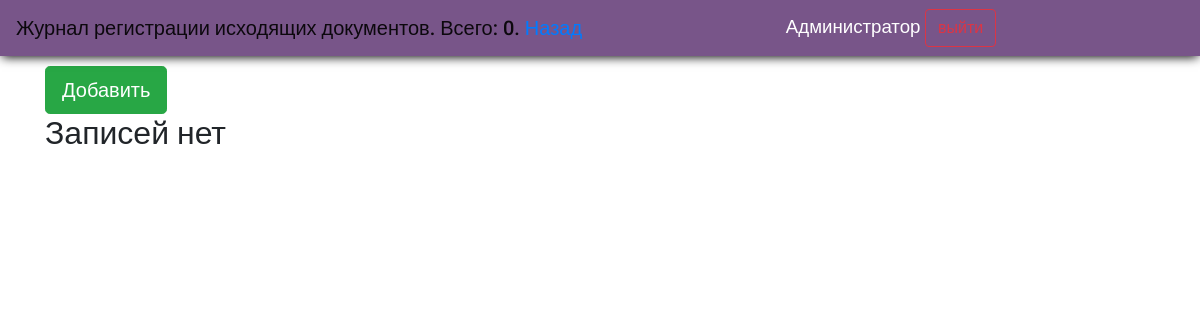
/journals/outbound_docs/ (signed in), run on an earlier commit of the app's database.
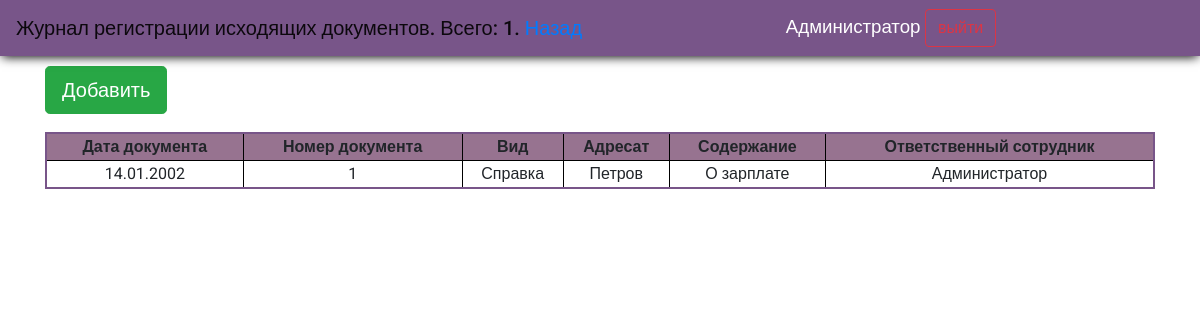
And on a later commit of the database.
### reg_jounals/models.py (models this page shows, shortened)
class OutBoundDocument(models.Model):
    doc_type = models.CharField(default='Письмо', max_length=100, help_text="Введите вид документа (письмо, справка, и.т.д)", verbose_name='Вид', db_index=True)
    doc_date = models.DateField(help_text="Введите дату документа", verbose_name='Дата документа', db_index=True)
    doc_dest =  models.CharField(max_length=256, help_text="Введите адресата", verbose_name='Получатель (адресат)')
    doc_additionalData = models.CharField(default='none', max_length=256, help_text="Введите содержание документа", verbose_name='Содержание документа')
    doc_res_officer = models.CharField(blank=True, editable=False,  max_length=256, help_text="Сотрудник, который внес документ в систему ", verbose_name='Ответственный сотрудник')
    class Meta:
        ordering = ["id"]
        verbose_name = 'Исходящий документ'
        verbose_name_plural = 'Исходящие документы'

### reg_jounals/views.py (the view)
# urls.py: path('outbound_docs/', views.outbound_docs, name='outbound'),
def outbound_docs(request):
    if request.user.is_authenticated:
        auth = request.user.is_authenticated
        documents = OutBoundDocument.objects.all()
        count = len(documents)
        method = str(request.method)
        usr = str(request.user.first_name)
        i = 0
        return render(request, 'reg_jounals/outbound_docs.html', context={'documents':documents, 'count':count, 'auth':auth, 'i':i})
    else:
        return render(request, 'reg_jounals/no_auth.html')

### reg_jounals/templates/reg_jounals/outbound_docs.html (shortened to what this page needs)
{%extends "reg_jounals/index.html" %}
{%block header%} Журнал регистрации исходящих документов. Всего: {{count}}. <a href="../">Назад</a> {%endblock%}
{%block content%}
<a class="btn btn-success btn-lg m-bottom " href="{% url 'doc_outbound_add_url' %}">Добавить</a>
{% if documents %}
<table>
  <thead class="thead-dark">
  <tr class="tr-header">
    <th scope="col">Дата документа</th>
    <th scope="col">Номер документа</th>
    <th scope="col">Вид</th>
    <th scope="col">Адресат</th>
    <th scope="col">Содержание</th>
    <th scope="col">Ответственный сотрудник</th>
  </tr>
  </thead>
  {%for doc in documents%}
  <tr>
    <td>{{doc.doc_date|date:"d.m.Y"}}</td>
    <td>{{doc.id}}</td>
    <td>{{doc.doc_type}}</td>
    <td>{{doc.doc_dest}}</td>
    <td>{{doc.doc_additionalData}}</td>
    <td>{{doc.doc_res_officer}}</td>
</tr>
  {%endfor%}
</table>
{%else%}
<h2>Записей нет</h2>
{%endif%}
{%endblock%}

### reg_jounals/templates/reg_jounals/index.html (shortened to what this page needs)
<!DOCTYPE html>
<html lang="en">
<head>
  {%load static%}
  <link rel="stylesheet" href="{% static 'css/style.css'%}">
  <link rel="stylesheet" href="https://cdn.jsdelivr.net/npm/bootstrap@4.5.3/dist/css/bootstrap.min.css">
</head>
<body>
  <header>
    <nav class="navbar navbar-light ">
    <span class="navbar-brand mb-0 h1">{%block header%}Журналы регистрации внутренней документации СУП{%endblock%}</span><span style="text-align: right; float: right;font-size: 14pt;"> {{ user.first_name }} <a class="btn btn-outline-danger" href="{% url 'logout'%}">выйти</a></span>
  </header>
<div class="container">
    {%block content%}{%endblock%}
  </div>
</body>
</html>

### reg_jounals/static/css/style.css (style rules this page uses)
* { font-family: 'Roboto', sans-serif; }
body { background: #white !important; }
.container { margin-top: 10px; }
.navbar { background-color: #785589 !important; color: white; box-shadow: 0 3px 10px -2px black; }
table { border: solid 2px #785589; background: white; border-collapse: collapse; margin: 18px auto; float: left; width: 100%; }
table th { text-align: center; }
table .tr-header { background: #977390; }
table tr th, td { border-right: solid 1px black; border-bottom: solid 1px black; cursor: pointer; text-align: center; }
table tr th:last-child, td:last-child { border-right: none; }
table tr:last-child { border-bottom: none; }

What changed in the data, as far as the page shows it:
added OutBoundDocument: doc_date "14.01.2002", id "1", doc_type "Справка", doc_dest "Петров", doc_additionalData "О зарплате", doc_res_officer "Администратор"
Also different on the page:
{{ count }}: "0" → "1"
text no longer shown: "Записей нет"
text now shown: "Дата документа Номер документа Вид Адресат Содержание Ответственный сотрудник"
